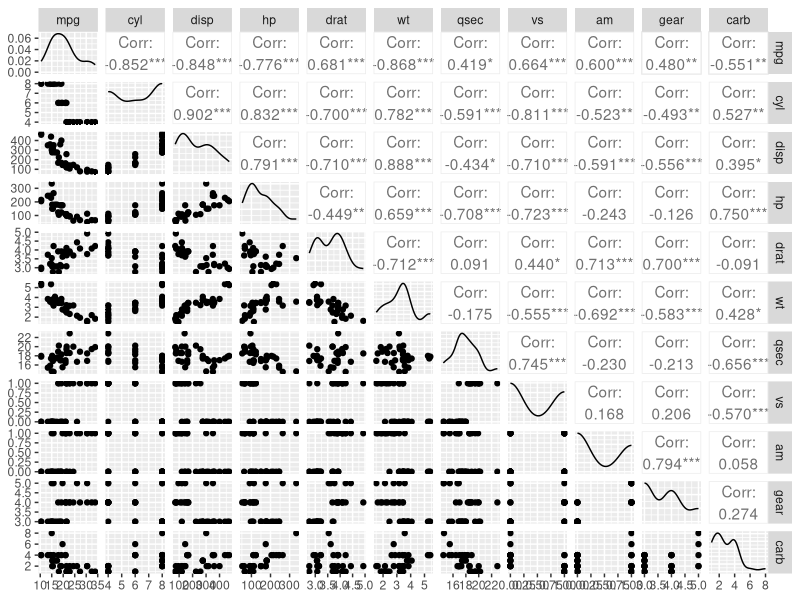

Here is the R script that generated this plot:
## ---- chunk 1
knitr::opts_chunk$set(echo = F)
## ---- chunk 2
head(mtcars[,1:9])
## ---- chunk 3
library(GGally)
ggpairs(mtcars)
